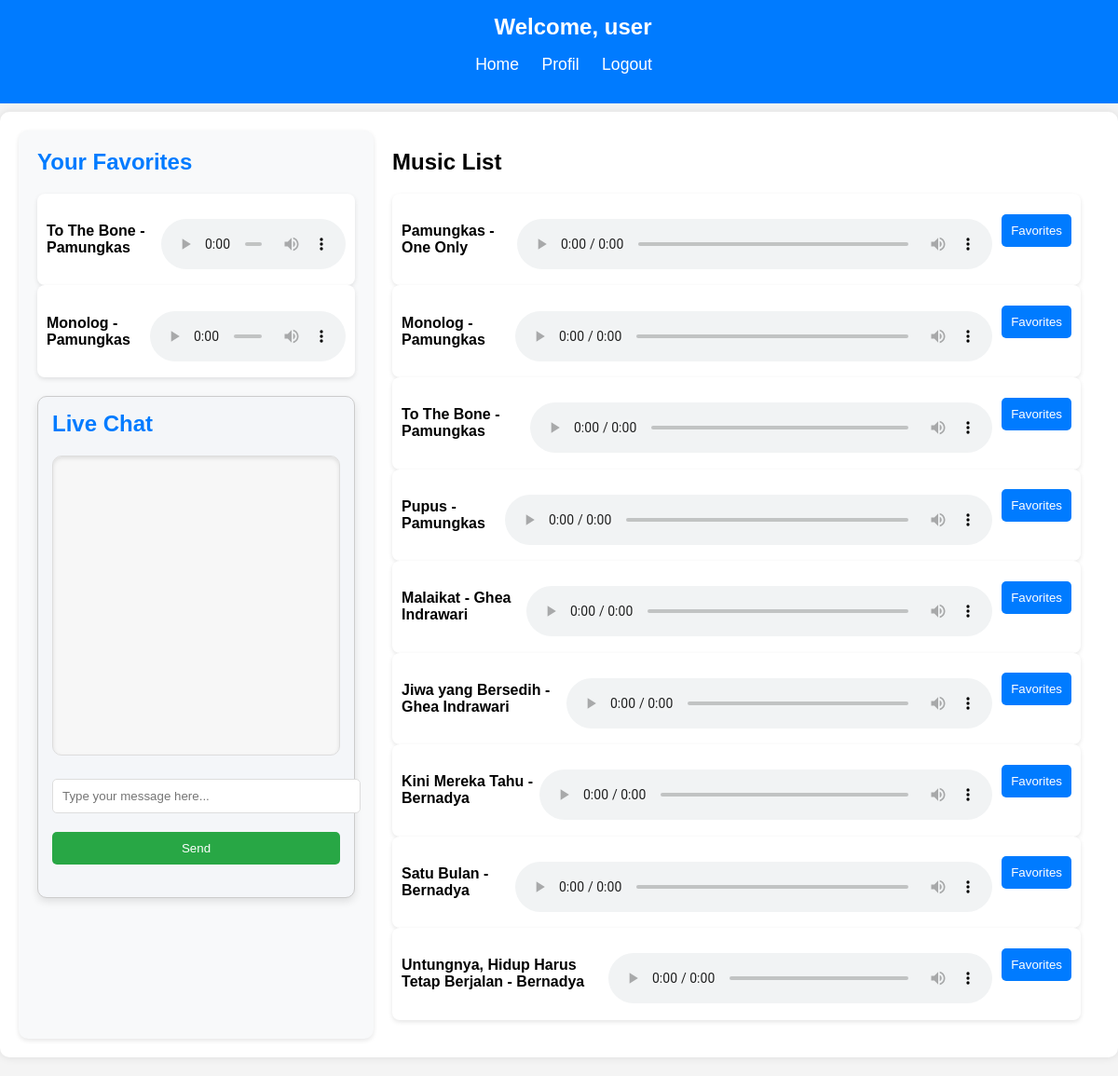
The app's page /config/dashboard.php (signed in) with its own data.
### tables this page shows
CREATE TABLE `favorites` (
  `id` int(11) NOT NULL,
  `user_id` int(11) DEFAULT NULL,
  `music_id` int(11) DEFAULT NULL
);

CREATE TABLE `music` (
  `id` int(11) NOT NULL,
  `title` varchar(100) DEFAULT NULL,
  `file_path` varchar(255) DEFAULT NULL,
  `uploaded_by` int(11) DEFAULT NULL
);

### config/music.php (called while the page is built, shortened)
<?php
function getFavorites($pdo, $user_id) {
    $stmt = $pdo->prepare("SELECT * FROM favorites INNER JOIN music ON favorites.music_id = music.id WHERE favorites.user_id = ?");
    $stmt->execute([$user_id]);
    return $stmt->fetchAll();
}
?>

### config/dashboard.php (the view, shortened to what this page needs)
<?php
include 'db.php';
include 'music.php';
$music_list = $pdo->query("SELECT * FROM music")->fetchAll();
$favorites = getFavorites($pdo, $_SESSION['user_id']);
?>
<!DOCTYPE html>
<html lang="en">
<head>
    <link rel="stylesheet" href="../css/style.css">
</head>
<body>
    <header>
        <h1>Welcome, <?php echo $_SESSION['role']; ?></h1>
        <nav>
            <ul>
                <li><a href="dashboard.php">Home</a></li>
                <li><a href="profil.php">Profil</a></li>
                <li><a href="logout.php">Logout</a></li>
            </ul>
        </nav>
    </header>
    <div class="main-container">
        <div class="left-section">
            <h2>Your Favorites</h2>
            <?php foreach ($favorites as $fav): ?>
                <div class="music-item">
                    <h4><?php echo $fav['title']; ?></h4>
                    <audio controls>
                        <source src="<?php echo $fav['file_path']; ?>" type="audio/mpeg">
                    </audio>
                </div>
            <?php endforeach; ?>
            <div class="live-chat">
                <h2>Live Chat</h2>
                <div id="chat-box">
                    <div id="chat-messages"></div>
                </div>
                <form id="chat-form">
                    <input type="text" id="chat-input" placeholder="Type your message here..." required>
                    <button type="submit">Send</button>
                </form>
            </div>
        </div>
        <div class="right-section">
            <h2>Music List</h2>
            <?php foreach ($music_list as $music): ?>
                <div class="music-item">
                    <h4><?php echo $music['title']; ?></h4>
                    <audio controls class="audio-player">
                        <source src="<?php echo $music['file_path']; ?>" type="audio/mpeg">
                    </audio>
                    <form action="music.php" method="POST">
                        <button type="submit" name="favorite">Favorites</button>
                    </form>
                </div>
            <?php endforeach; ?>
        </div>
    </div>
</body>
</html>

### css/style.css (style rules this page uses)
body { font-family: Arial, sans-serif; background-color: #f4f4f4; margin: 0; padding: 0; display: flex; justify-content: center; min-height: 100vh; }
header { width: 100%; background-color: #007bff; color: white; padding: 15px; text-align: center; position: fixed; top: 0; left: 0; z-index: 1000; }
header h1 { margin: 0; font-size: 1.5em; }
nav { margin-top: 10px; }
nav ul { list-style: none; padding: 0; }
nav ul li { display: inline; margin-right: 20px; }
nav ul li a { color: white; text-decoration: none; font-size: 1.1em; }
.main-container { display: flex; justify-content: space-between; width: 100%; max-width: 1200px; margin: 120px auto 20px auto; background-color: white; padding: 20px; box-shadow: 0 0 10px rgba(0, 0, 0, 0.1); border-radius: 10px; }
.left-section { width: 30%; padding: 20px; background-color: #f8f9fa; border-radius: 10px; box-shadow: 0 2px 5px rgba(0, 0, 0, 0.1); }
.left-section h2 { margin-top: 0; color: #007bff; }
.right-section { width: 65%; padding: 20px; }
.right-section h2 { margin-top: 0; }
form { margin-bottom: 20px; display: flex; flex-direction: column; }
input[type="text"], input[type="file"] { padding: 10px; margin: 10px 0; width: 100%; border: 1px solid #ccc; border-radius: 5px; }
button { padding: 10px; background-color: #28a745; color: white; border: none; border-radius: 5px; cursor: pointer; }
.music-item { display: flex; justify-content: space-between; align-items: center; background-color: #fff; padding: 10px; border-radius: 8px; box-shadow: 0 2px 5px rgba(0, 0, 0, 0.1); }
.music-item audio { width: 100%; margin-top: 10px; }
.music-item button { margin-left: 10px; background-color: #007bff; }
.live-chat { margin-top: 20px; border: 1px solid #ccc; border-radius: 10px; padding: 15px; background-color: #f4f6f9; box-shadow: 0 4px 8px rgba(0, 0, 0, 0.1); max-width: 600px; margin-left: auto; margin-right: auto; font-family: 'Arial', sans-serif; }
#chat-box { height: 300px; overflow-y: scroll; border: 1px solid #ddd; padding: 10px; background-color: #f7f7f7; margin-bottom: 15px; border-radius: 10px; box-shadow: inset 0 2px 4px rgba(0, 0, 0, 0.1); transition: background-color 0.3s ease; }
#chat-messages { height: 100%; overflow-y: auto; padding: 10px; display: flex; flex-direction: column; }
#chat-form { display: flex; gap: 10px; }
#chat-input { flex: 1; padding: 10px; border-radius: 5px; border: 1px solid #ddd; transition: border-color 0.3s ease; }
#chat-form button { padding: 10px; background-color: #28a745; color: white; border: none; border-radius: 5px; cursor: pointer; transition: background-color 0.3s ease; }

### records on screen
favorites: music.title "To The Bone - Pamungkas"
favorites: music.title "Monolog - Pamungkas"
music: title "Pamungkas - One Only"
music: title "Monolog - Pamungkas"
music: title "To The Bone - Pamungkas"
music: title "Pupus - Pamungkas"
music: title "Malaikat - Ghea Indrawari"
music: title "Jiwa yang Bersedih - Ghea Indrawari"
music: title "Kini Mereka Tahu - Bernadya"
music: title "Satu Bulan - Bernadya"
music: title "Untungnya, Hidup Harus Tetap Berjalan - Bernadya"

### other values on screen
$_SESSION['role'] "user"
